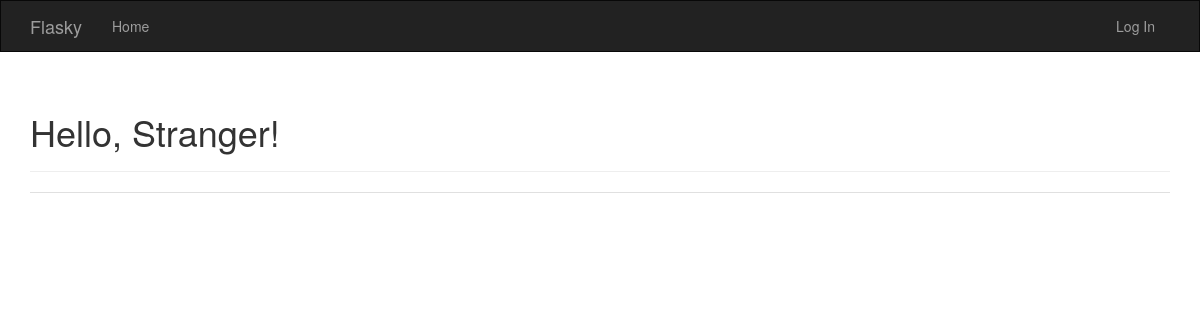
Before: / with the older database file.
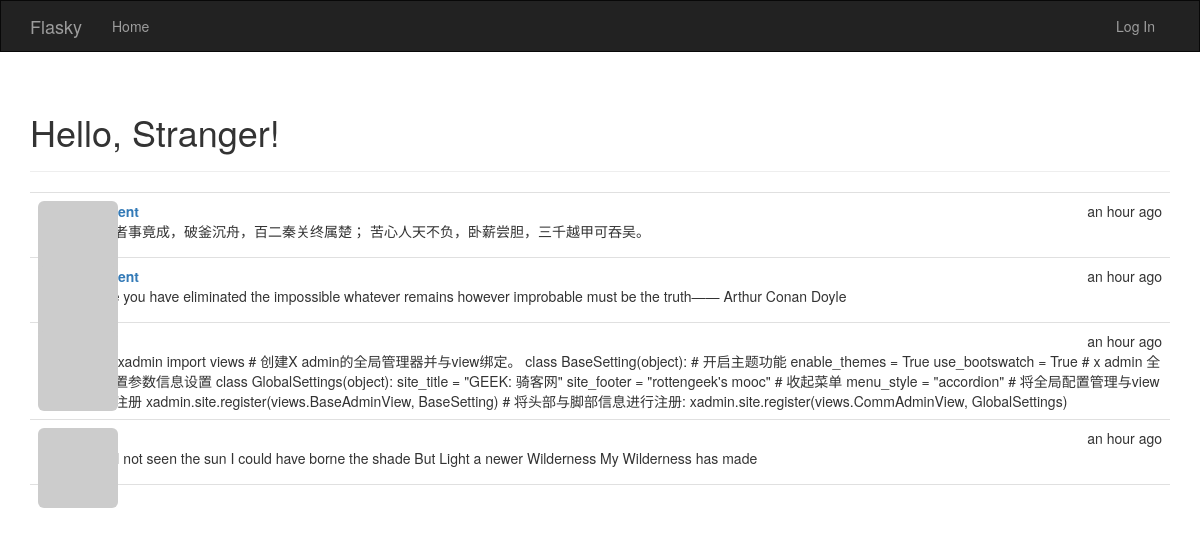
After: the same page with the newer database file.
### app/models.py (models this page shows)
class Post(db.Model):
    __tablename__ = 'posts'
    id = db.Column(db.Integer, primary_key=True)
    body = db.Column(db.Text)
    timestamp = db.Column(db.DateTime, index=True, default=datetime.utcnow)
    author_id = db.Column(db.Integer, db.ForeignKey('users.id'))

### app/main/views.py (the view)
@main.route('/', methods=['GET', 'POST'])
def index():
    form = PostForm()
    if current_user.can(Permission.WRITE) and form.validate_on_submit():
        post = Post(body=form.body.data,
                    author=current_user._get_current_object())
        db.session.add(post)
        db.session.commit()
        return redirect(url_for('.index'))
    posts = Post.query.order_by(Post.timestamp.desc()).all()
    return render_template('index.html', form=form, posts=posts)

### app/auth/views.py (called while the page is built)
@auth.before_app_request
def before_request():
    if current_user.is_authenticated:
        current_user.ping()
        if not current_user.confirmed \
                and request.endpoint \
                and request.blueprint != 'auth' \
                and request.endpoint != 'static':
            return redirect(url_for('auth.unconfirmed'))

### app/main/__init__.py (called while the page is built)
@main.app_context_processor
def inject_permissions():
    return dict(Permission=Permission)

### app/models.py (called while the page is built)
    def gravatar_hash(self):
        return hashlib.md5(self.email.lower().encode('utf-8')).hexdigest()

    def gravatar(self, size=100, default='identicon', rating='g'):
        url = 'https://secure.gravatar.com/avatar'
        hash = self.avatar_hash or self.gravatar_hash()
        return '{url}/{hash}?s={size}&d={default}&r={rating}'.format(
            url=url, hash=hash, size=size, default=default, rating=rating)

    def can(self, permissions):
        return False

### app/templates/index.html (shortened to what this page needs)
{% extends "base.html" %}
{% import "bootstrap/wtf.html" as wtf %}
{% block page_content %}
<div class="page-header">
    <h1>Hello, {% if current_user.is_authenticated %}{{ current_user.username }}{% else %}Stranger{% endif %}!</h1>
</div>
<ul class="posts">
    {% for post in posts %}
    <li class="post">
        <div class="post-thumbnail">
            <a href="{{ url_for('.user', username=post.author.username) }}">
                <img class="img-rounded profile-thumbnail" src="{{ post.author.gravatar(size=40) }}">
            </a>
        </div>
        <div class="post-content">
            <div class="post-date">{{ moment(post.timestamp).fromNow() }}</div>
            <div class="post-author"><a href="{{ url_for('.user', username=post.author.username) }}">{{ post.author.username }}</a></div>
            <div class="post-body">{{ post.body }}</div>
        </div>
    </li>
    {% endfor %}
</ul>
{% endblock %}

### app/templates/base.html (shortened to what this page needs)
{% extends "bootstrap/base.html" %}
{% block head %}
    {{ super() }}
    <link rel="stylesheet" type="text/css" href="{{ url_for('static', filename='styles.css') }}">
{% endblock %}
{% block navbar %}
    <div class="navbar navbar-inverse" role="navigation" style="border-radius: 0">
        <div class="container">
            <div class="navbar-header">
                <a class="navbar-brand" href="{{ url_for('main.index') }}">Flasky</a>
            </div>
            <div class="navbar-collapse collapse">
                <ul class="nav navbar-nav">
                    <li><a href="{{ url_for('main.index') }}">Home</a></li>
                </ul>
                <ul class="nav navbar-nav navbar-right">
                    {% if current_user.is_authenticated %}
                        <li class="dropdown">
                            <a href="#" class="dropdown-toggle" data-toggle="dropdown">Account <b class="caret"></b></a>
                            <ul class="dropdown-menu">
                                <li><a href="{{ url_for('auth.change_password') }}">Change Password</a></li>
                                <li><a href="{{ url_for('auth.change_email_request') }}">Change Email</a></li>
                                <li><a href="{{ url_for('auth.logout') }}">Log Out</a></li>
                            </ul>
                        </li>
                    {% else %}
                        <li><a href="{{ url_for('auth.login') }}">Log In</a></li>
                    {% endif %}
                </ul>
            </div>
        </div>
    </div>
{% endblock %}
{% block content %}
    <div class="container">
        {% block page_content %}{% endblock %}
    </div>
{% endblock %}

### app/static/styles.css (style rules this page uses)
.profile-thumbnail { position: absolute; }
ul.posts { list-style-type: none; padding: 0; margin: 16px 0 0 0; border-top: 1px solid #e0e0e0; }
ul.posts li.post { padding: 8px; border-bottom: 1px solid #e0e0e0; }
div.post-date { float: right; }
div.post-author { font-weight: bold; }
div.post-thumbnail { position: absolute; }
div.post-content { margin-left: 48px; min-height: 48px; }

Changed rows visible on the page:
added Post: timestamp "an hour ago", body "有志者事竟成，破釜沉舟，百二秦关终属楚； 苦心人天不负，卧薪尝胆，三千越甲可吞吴。"
added Post: timestamp "an hour ago", body "Once you have eliminated the impossible whatever remains however improbable must be the truth—— Arthur Conan Doyle"
added Post: timestamp "an hour ago", body "from xadmin import views # 创建X admin的全局管理器并与view绑定。 class BaseSetting(object): # 开启主题功能 enable_themes = True use_bootswatch = True # x admin 全局配置参数信息设置 class GlobalSettings(object): site_title = \"GEEK: 骑客网\" site_footer = \"rottengeek's mooc\" # 收起菜单 menu_style = \"accordion\" # 将全局配置管理与view绑定注册 xadmin.site.register(views.BaseAdminView, BaseSetting) # 将头部与脚部信息进行注册: xadmin.site.register(views.CommAdminView, GlobalSettings)"
added Post: timestamp "an hour ago", body "Had I not seen the sun I could have borne the shade But Light a newer Wilderness My Wilderness has made"
